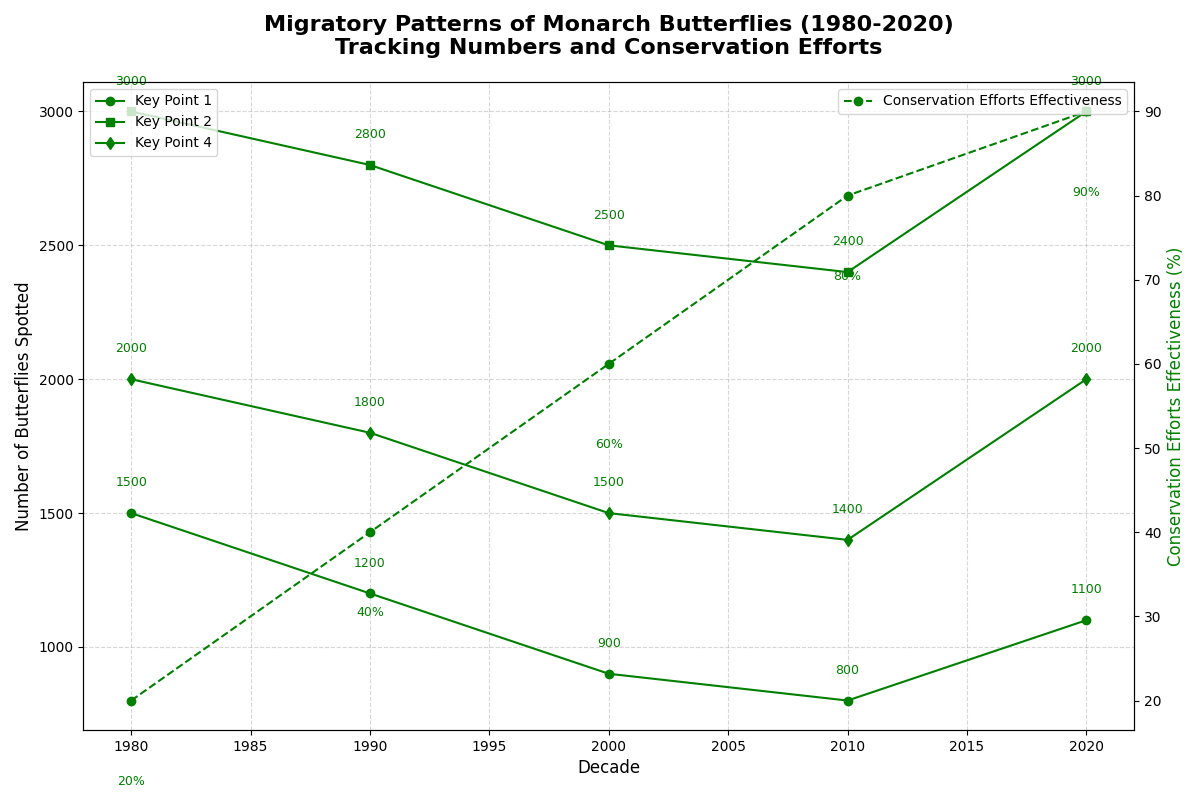

Write Python code to recreate this figure.
import matplotlib.pyplot as plt
import numpy as np

decades = np.array([1980, 1990, 2000, 2010, 2020])
key_point_1 = np.array([1500, 1200, 900, 800, 1100])
key_point_2 = np.array([3000, 2800, 2500, 2400, 3000])
key_point_4 = np.array([2000, 1800, 1500, 1400, 2000])
conservation_efforts = np.array([20, 40, 60, 80, 90])

fig, ax = plt.subplots(figsize=(12, 8))

ax.plot(decades, key_point_1, 'o-', label='Key Point 1', color='green')
ax.plot(decades, key_point_2, 's-', label='Key Point 2', color='green')
ax.plot(decades, key_point_4, 'd-', label='Key Point 4', color='green')

ax2 = ax.twinx()
ax2.plot(decades, conservation_efforts, 'o--', color='green', label='Conservation Efforts Effectiveness')

ax.set_title('Migratory Patterns of Monarch Butterflies (1980-2020)\nTracking Numbers and Conservation Efforts', fontsize=16, fontweight='bold', pad=20)
ax.set_xlabel('Decade', fontsize=12)
ax.set_ylabel('Number of Butterflies Spotted', fontsize=12)
ax2.set_ylabel('Conservation Efforts Effectiveness (%)', fontsize=12, color='green')

ax.legend(loc='upper left', fontsize=10)
ax2.legend(loc='upper right', fontsize=10)
ax.grid(True, linestyle='--', alpha=0.5)

for decade, kp1, kp2, kp4 in zip(decades, key_point_1, key_point_2, key_point_4):
    ax.text(decade, kp1 + 100, f'{kp1}', ha='center', fontsize=9, color='green')
    ax.text(decade, kp2 + 100, f'{kp2}', ha='center', fontsize=9, color='green')
    ax.text(decade, kp4 + 100, f'{kp4}', ha='center', fontsize=9, color='green')

for decade, ce in zip(decades, conservation_efforts):
    ax2.text(decade, ce - 10, f'{ce}%', ha='center', fontsize=9, color='green')

plt.tight_layout()
plt.show()
